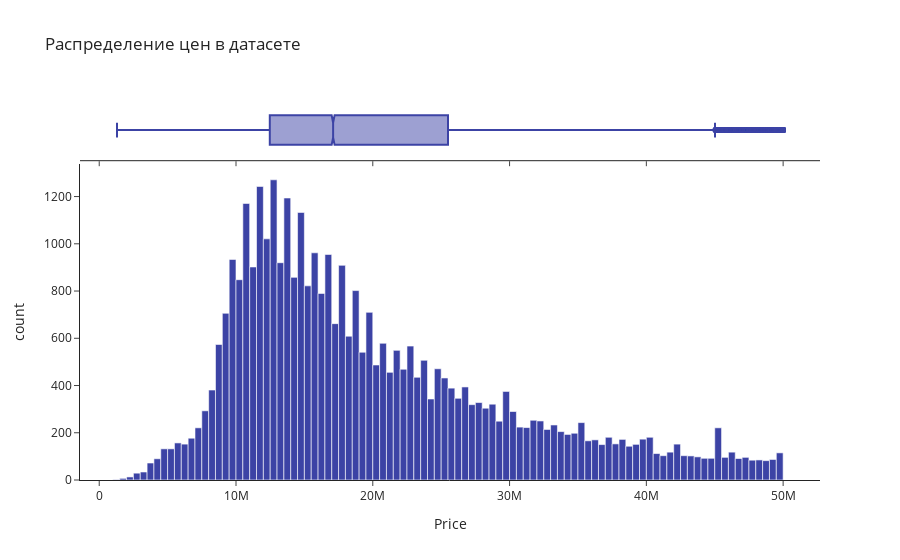

Source (notebook cell):
### Code cell
px.histogram(df[df.Price < 100*10**6], 'Price', marginal='box', nbins=100, color_discrete_sequence=['#3c43a5'], template = 'simple_white',
            title='Распределение цен в датасете', labels = {'count':'количество'})

### Figure 1 — Plotly figure (JSON) as saved in the notebook; plotly's stock layout.template omitted (floating-point values rounded to 4 significant figures; data arrays with more than 128 entries replaced by an {"elided": "..."} marker saying what was removed)
{"data": [{"alignmentgroup": "True", "bingroup": "x", "hovertemplate": "Price=%{x}<br>count=%{y}<extra></extra>", "legendgroup": "", "marker": {"color": "#3c43a5", "pattern": {"shape": ""}}, "name": "", "nbinsx": 100, "offsetgroup": "", "orientation": "v", "showlegend": false, "type": "histogram", "x": {"elided": "36961 int values"}, "xaxis": "x", "yaxis": "y"}, {"alignmentgroup": "True", "hovertemplate": "Price=%{x}<extra></extra>", "legendgroup": "", "marker": {"color": "#3c43a5"}, "name": "", "notched": true, "offsetgroup": "", "showlegend": false, "type": "box", "x": {"elided": "36961 int values"}, "xaxis": "x2", "yaxis": "y2"}], "layout": {"barmode": "relative", "legend": {"tracegroupgap": 0}, "title": {"text": "Распределение цен в датасете"}, "xaxis": {"anchor": "y", "domain": [0, 1], "title": {"text": "Price"}}, "xaxis2": {"anchor": "y2", "domain": [0, 1], "matches": "x", "showticklabels": false}, "yaxis": {"anchor": "x", "domain": [0, 0.8316], "title": {"text": "count"}}, "yaxis2": {"anchor": "x2", "domain": [0.8416, 1], "matches": "y2", "showline": false, "showticklabels": false, "ticks": ""}}}
